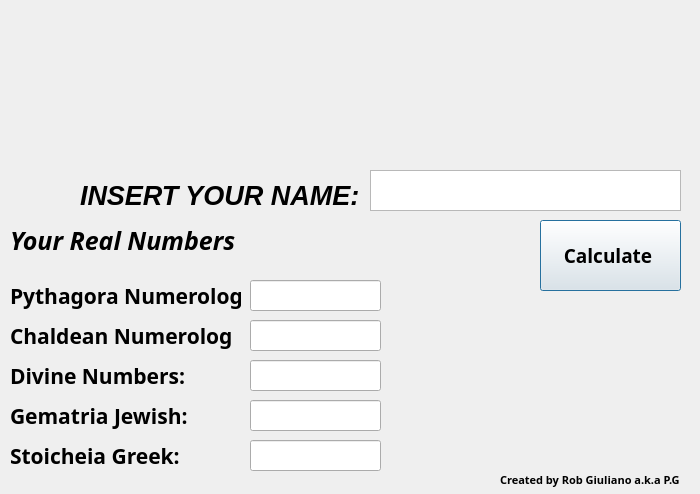
<?xml version="1.0" encoding="UTF-8"?>
<ui version="4.0">
 <class>Dialog</class>
 <widget class="QDialog" name="Dialog">
  <property name="geometry">
   <rect>
    <x>0</x>
    <y>0</y>
    <width>700</width>
    <height>494</height>
   </rect>
  </property>
  <property name="font">
   <font>
    <family>MS Shell Dlg 2</family>
    <pointsize>18</pointsize>
    <weight>75</weight>
    <bold>true</bold>
   </font>
  </property>
  <property name="windowTitle">
   <string>Dialog</string>
  </property>
  <widget class="QLabel" name="label">
   <property name="geometry">
    <rect>
     <x>10</x>
     <y>280</y>
     <width>231</width>
     <height>31</height>
    </rect>
   </property>
   <property name="font">
    <font>
     <family>Ubuntu Mono</family>
     <pointsize>16</pointsize>
     <weight>75</weight>
     <bold>true</bold>
    </font>
   </property>
   <property name="text">
    <string>Pythagora Numerology:</string>
   </property>
  </widget>
  <widget class="QLabel" name="label_2">
   <property name="geometry">
    <rect>
     <x>80</x>
     <y>180</y>
     <width>291</width>
     <height>31</height>
    </rect>
   </property>
   <property name="font">
    <font>
     <family>Arial</family>
     <pointsize>20</pointsize>
     <weight>75</weight>
     <italic>true</italic>
     <bold>true</bold>
    </font>
   </property>
   <property name="text">
    <string>INSERT YOUR NAME:</string>
   </property>
  </widget>
  <widget class="QLineEdit" name="lineEdit_2">
   <property name="geometry">
    <rect>
     <x>250</x>
     <y>280</y>
     <width>131</width>
     <height>31</height>
    </rect>
   </property>
   <property name="font">
    <font>
     <family>Ubuntu Mono</family>
     <pointsize>16</pointsize>
     <weight>75</weight>
     <bold>true</bold>
    </font>
   </property>
  </widget>
  <widget class="QLabel" name="label_4">
   <property name="geometry">
    <rect>
     <x>10</x>
     <y>210</y>
     <width>251</width>
     <height>61</height>
    </rect>
   </property>
   <property name="font">
    <font>
     <family>Ubuntu Mono</family>
     <pointsize>19</pointsize>
     <weight>75</weight>
     <italic>true</italic>
     <bold>true</bold>
    </font>
   </property>
   <property name="text">
    <string>Your Real Numbers  </string>
   </property>
  </widget>
  <widget class="QPushButton" name="pushButton">
   <property name="geometry">
    <rect>
     <x>540</x>
     <y>220</y>
     <width>141</width>
     <height>71</height>
    </rect>
   </property>
   <property name="font">
    <font>
     <family>Ubuntu Mono</family>
     <pointsize>14</pointsize>
     <weight>75</weight>
     <bold>true</bold>
    </font>
   </property>
   <property name="text">
    <string>Calculate </string>
   </property>
  </widget>
  <widget class="QLabel" name="label_3">
   <property name="geometry">
    <rect>
     <x>10</x>
     <y>320</y>
     <width>221</width>
     <height>31</height>
    </rect>
   </property>
   <property name="font">
    <font>
     <family>Ubuntu Mono</family>
     <pointsize>16</pointsize>
     <weight>75</weight>
     <bold>true</bold>
    </font>
   </property>
   <property name="text">
    <string>Chaldean Numerology:</string>
   </property>
  </widget>
  <widget class="QLineEdit" name="lineEdit_3">
   <property name="geometry">
    <rect>
     <x>250</x>
     <y>320</y>
     <width>131</width>
     <height>31</height>
    </rect>
   </property>
   <property name="font">
    <font>
     <family>Ubuntu Mono</family>
     <pointsize>16</pointsize>
     <weight>75</weight>
     <bold>true</bold>
    </font>
   </property>
  </widget>
  <widget class="QLabel" name="label_5">
   <property name="geometry">
    <rect>
     <x>10</x>
     <y>360</y>
     <width>221</width>
     <height>31</height>
    </rect>
   </property>
   <property name="font">
    <font>
     <family>Ubuntu Mono</family>
     <pointsize>16</pointsize>
     <weight>75</weight>
     <bold>true</bold>
    </font>
   </property>
   <property name="text">
    <string>Divine Numbers:</string>
   </property>
  </widget>
  <widget class="QLabel" name="label_6">
   <property name="geometry">
    <rect>
     <x>10</x>
     <y>400</y>
     <width>221</width>
     <height>31</height>
    </rect>
   </property>
   <property name="font">
    <font>
     <family>Ubuntu Mono</family>
     <pointsize>16</pointsize>
     <weight>75</weight>
     <bold>true</bold>
    </font>
   </property>
   <property name="text">
    <string>Gematria Jewish:</string>
   </property>
  </widget>
  <widget class="QLabel" name="label_7">
   <property name="geometry">
    <rect>
     <x>10</x>
     <y>440</y>
     <width>221</width>
     <height>31</height>
    </rect>
   </property>
   <property name="font">
    <font>
     <family>Ubuntu Mono</family>
     <pointsize>16</pointsize>
     <weight>75</weight>
     <bold>true</bold>
    </font>
   </property>
   <property name="text">
    <string>Stoicheia Greek:</string>
   </property>
  </widget>
  <widget class="QLineEdit" name="lineEdit_4">
   <property name="geometry">
    <rect>
     <x>250</x>
     <y>360</y>
     <width>131</width>
     <height>31</height>
    </rect>
   </property>
   <property name="font">
    <font>
     <family>Ubuntu Mono</family>
     <pointsize>16</pointsize>
     <weight>75</weight>
     <bold>true</bold>
    </font>
   </property>
  </widget>
  <widget class="QLineEdit" name="lineEdit_5">
   <property name="geometry">
    <rect>
     <x>250</x>
     <y>400</y>
     <width>131</width>
     <height>31</height>
    </rect>
   </property>
   <property name="font">
    <font>
     <family>Ubuntu Mono</family>
     <pointsize>16</pointsize>
     <weight>75</weight>
     <bold>true</bold>
    </font>
   </property>
  </widget>
  <widget class="QLineEdit" name="lineEdit_6">
   <property name="geometry">
    <rect>
     <x>250</x>
     <y>440</y>
     <width>131</width>
     <height>31</height>
    </rect>
   </property>
   <property name="font">
    <font>
     <family>Ubuntu Mono</family>
     <pointsize>16</pointsize>
     <weight>75</weight>
     <bold>true</bold>
    </font>
   </property>
  </widget>
  <widget class="QLabel" name="label_8">
   <property name="geometry">
    <rect>
     <x>530</x>
     <y>310</y>
     <width>141</width>
     <height>141</height>
    </rect>
   </property>
   <property name="styleSheet">
    <string notr="true">background-image: url(:/img1/purple-circle.png);</string>
   </property>
   <property name="text">
    <string/>
   </property>
  </widget>
  <widget class="QLabel" name="label_9">
   <property name="geometry">
    <rect>
     <x>10</x>
     <y>10</y>
     <width>171</width>
     <height>171</height>
    </rect>
   </property>
   <property name="styleSheet">
    <string notr="true">background-image: url(:/newPrefix/175x_1894540.png);</string>
   </property>
   <property name="text">
    <string/>
   </property>
  </widget>
  <widget class="QLabel" name="label_10">
   <property name="geometry">
    <rect>
     <x>270</x>
     <y>30</y>
     <width>241</width>
     <height>111</height>
    </rect>
   </property>
   <property name="styleSheet">
    <string notr="true">background-image: url(:/newPrefix/versionface_to_face2.png);</string>
   </property>
   <property name="text">
    <string/>
   </property>
  </widget>
  <widget class="QLabel" name="label_12">
   <property name="geometry">
    <rect>
     <x>500</x>
     <y>470</y>
     <width>201</width>
     <height>20</height>
    </rect>
   </property>
   <property name="font">
    <font>
     <family>Noto Sans</family>
     <pointsize>8</pointsize>
    </font>
   </property>
   <property name="text">
    <string>Created by Rob Giuliano a.k.a P.G</string>
   </property>
  </widget>
  <widget class="QTextEdit" name="insert_name_box">
   <property name="geometry">
    <rect>
     <x>370</x>
     <y>170</y>
     <width>311</width>
     <height>41</height>
    </rect>
   </property>
   <property name="font">
    <font>
     <pointsize>19</pointsize>
    </font>
   </property>
  </widget>
  <widget class="QLabel" name="label_13">
   <property name="geometry">
    <rect>
     <x>520</x>
     <y>360</y>
     <width>54</width>
     <height>17</height>
    </rect>
   </property>
   <property name="text">
    <string/>
   </property>
  </widget>
  <widget class="QLabel" name="link_label">
   <property name="geometry">
    <rect>
     <x>550</x>
     <y>70</y>
     <width>151</width>
     <height>61</height>
    </rect>
   </property>
   <property name="styleSheet">
    <string notr="true"/>
   </property>
   <property name="text">
    <string/>
   </property>
   <property name="openExternalLinks">
    <bool>true</bool>
   </property>
   <property name="ICON" stdset="0">
    <iconset>
     <normaloff>:/newPrefix/80_button_donate copy.png</normaloff>
     <normalon>:/newPrefix/80_button_donate copy.png</normalon>:/newPrefix/80_button_donate copy.png</iconset>
   </property>
  </widget>
  <widget class="QLabel" name="label_11">
   <property name="geometry">
    <rect>
     <x>540</x>
     <y>0</y>
     <width>151</width>
     <height>101</height>
    </rect>
   </property>
   <property name="styleSheet">
    <string notr="true">image: url(:/newPrefix/155_donate_make_duferance.png);</string>
   </property>
   <property name="text">
    <string/>
   </property>
  </widget>
 </widget>
 <resources/>
 <connections/>
</ui>
